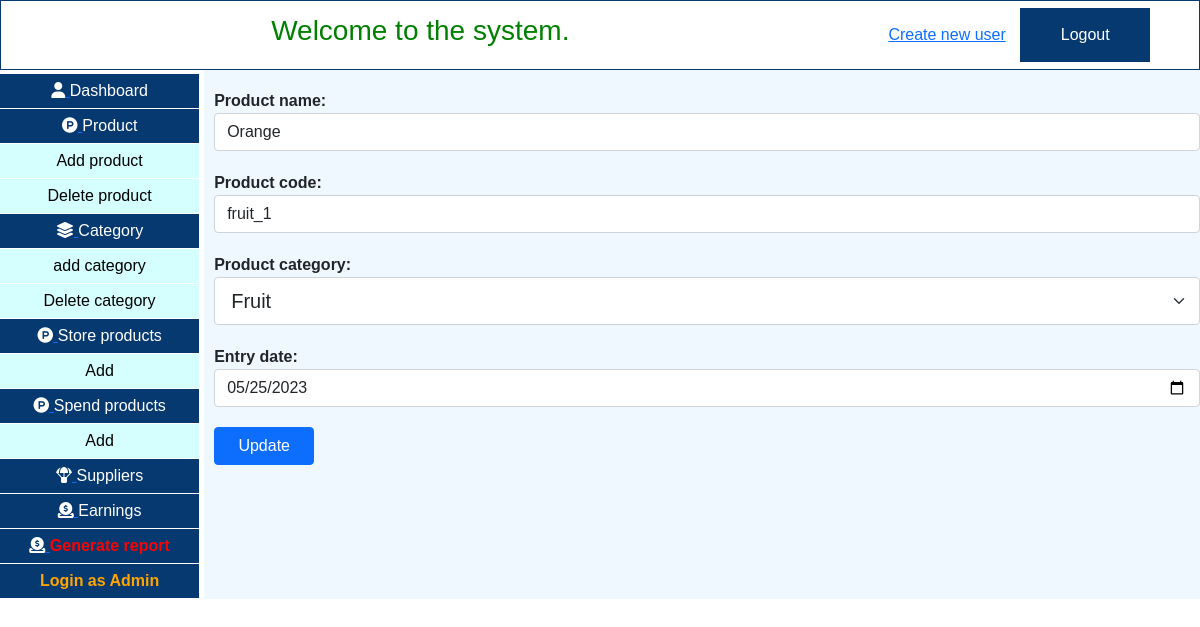
The app's page /ims/php/editProduct.php?name=Orange (signed in) with its own data.
### tables this page shows
CREATE TABLE `product` (
  `product_id` int(11) NOT NULL,
  `product_name` varchar(50) NOT NULL,
  `product_category` int(100) NOT NULL,
  `product_code` varchar(10) NOT NULL,
  `product_entry_date` date NOT NULL
);

### ims/php/editProduct.php (the view, shortened to what this page needs)
<!DOCTYPE html>
<html lang="en">
<head>
    <link href="https://cdn.jsdelivr.net/npm/bootstrap@5.0.2/dist/css/bootstrap.min.css" rel="stylesheet">
    <link rel="stylesheet" href="../css/afterLoginNavBar.css">
    <link rel="stylesheet" href="../css/admin_deshboard.css">
    <link rel="stylesheet" href="../css/addCategory.css">
</head>
<body>
        <?php include "afterLoginNavBar.php"; ?>
        <div class="main_div">
            <div style="margin-top:5px" class="left_side">
                <?php include "leftSideSheared.php"; ?>
            </div>
            <div class="right_side">
                <div class="add_category">
                <?php
                    include "../backEndCode/databaseConnection.php" ;
                    if(isset($_GET['name'])){
                        $get_name = $_GET['name'];
                        $sql = "SELECT * FROM product WHERE product_name='$get_name' ";
                        $query = $connection->query($sql);
                        $data = mysqli_fetch_array($query);
                        $show_name = $data['product_name'];
                        $show_code = $data['product_code'];
                        $show_date = $data['product_entry_date'];
                    }
                ?>
                        <form style="margin-left:10px" action="editProduct.php" method="GET">
                            <div style="margin-top:20px" class="form-group a ">
                                <label style="font-weight:bold" for="name">Product name: </label>
                                <input type="text" class="form-control" name="product_name" value="<?php echo $show_name;?>" required >
                            </div>
                            <div style="margin-top:20px" class="form-group a ">
                                <label style="font-weight:bold" for="name">Product code: </label>
                                <input type="text" class="form-control" name="product_code" value="<?php echo $show_code;?>" required >
                            </div>
                            <div style="margin-top:20px" class="form-group a ">
                                <label style="font-weight:bold" for="name">Product category: </label>
                                <select  class="form-select form-select-lg mb-3" aria-label=".form-select-lg example" name="product_category" id="" required>
                                    <?php
                                    $sql3 = "SELECT * FROM category ";
                                    $query_3 = $connection->query($sql3);
                                    while($data3 =  mysqli_fetch_array($query_3)){
                                    $category_id = $data3['category_id'];
                                    $category_name = $data3['category_name'];
                                    echo " <option value = '$category_id'> $category_name</option>";
                                    }
                                ?>
                                </select>
                            </div>
                            <div style="margin-top:20px " class="form-group">
                                <label style="font-weight:bold" for="pwd">Entry date:</label>
                                <input type="date" class="form-control" name="product_entry_date"  value="<?php echo $show_date;?>" required >
                            </div>
                            <button style="margin-top:20px; width:100px" type="submit" value="submit" class="btn btn-primary">Update</button>
                        </form>
                </div>
            </div>
        </div>
</body>
</html>

### ims/css/admin_deshboard.css (style rules this page uses)
body { margin:0; padding: 0; font-family: Arial, Helvetica, sans-serif; }
.main_div { margin-top: 45px; display: flex; flex-direction: row; }
.left_side { flex: 0.2; height: 100%; background-color: #063970; }
.right_side { flex: 1; margin-left: 5px; display: flex; flex-direction: column; background-color: aliceblue; }

### ims/css/addCategory.css (style rules this page uses)
button { flex: 1; color: #063970; padding: 30px; text-align: center; box-shadow: none; border: none; }

### records on screen
product: product_name "Orange", product_code "fruit_1", product_entry_date "05/25/2023"

### other values on screen
form field product_category "Fruit"
